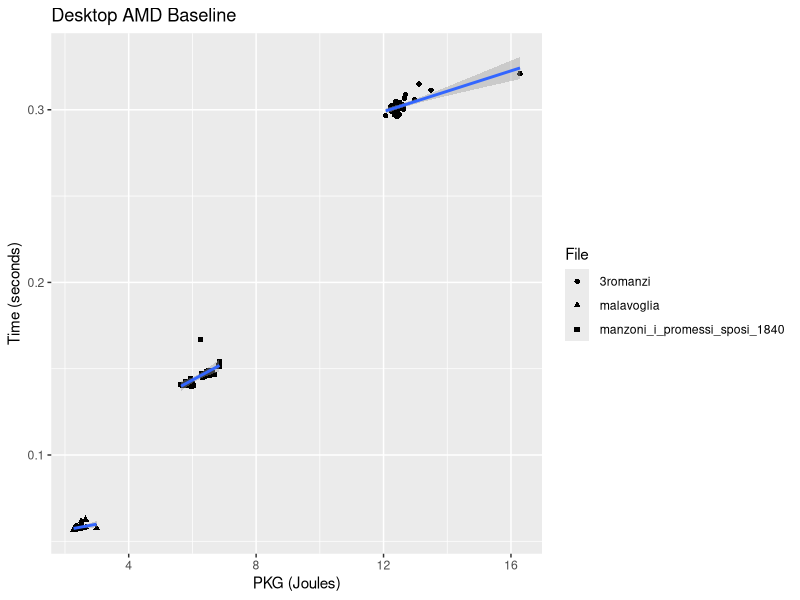
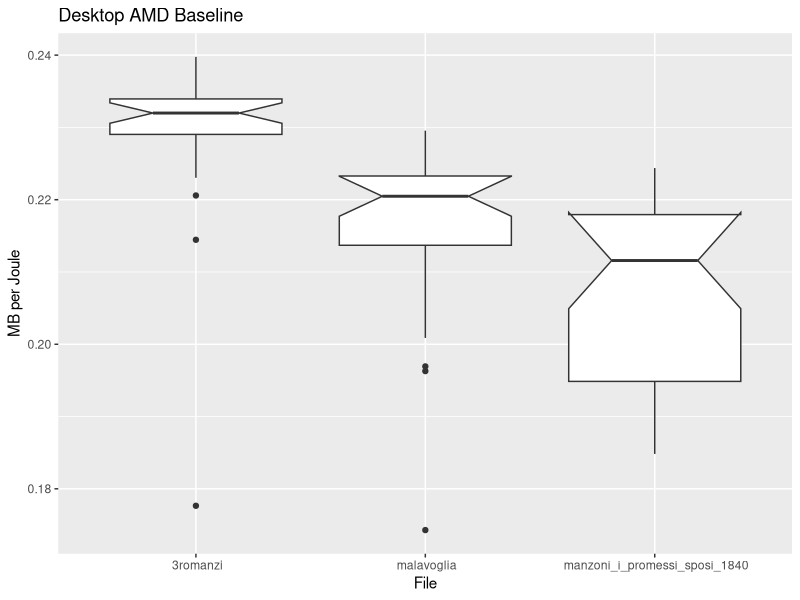
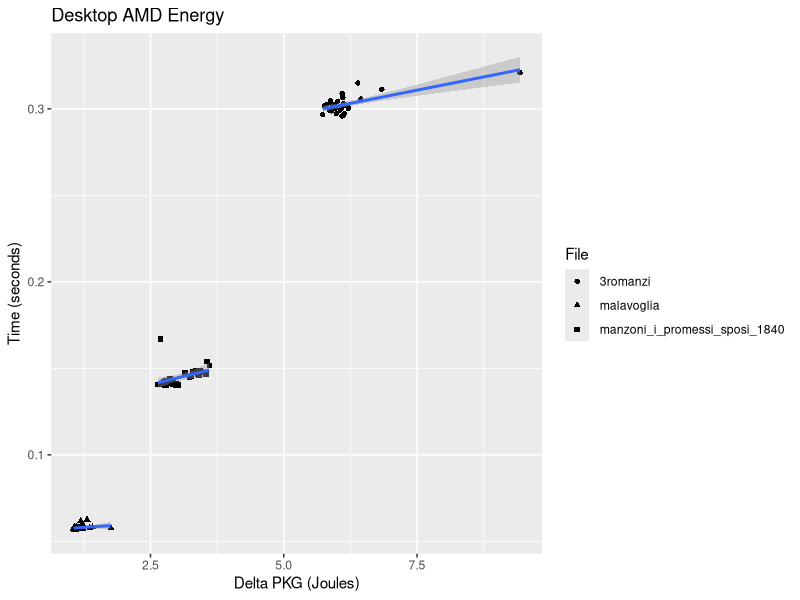
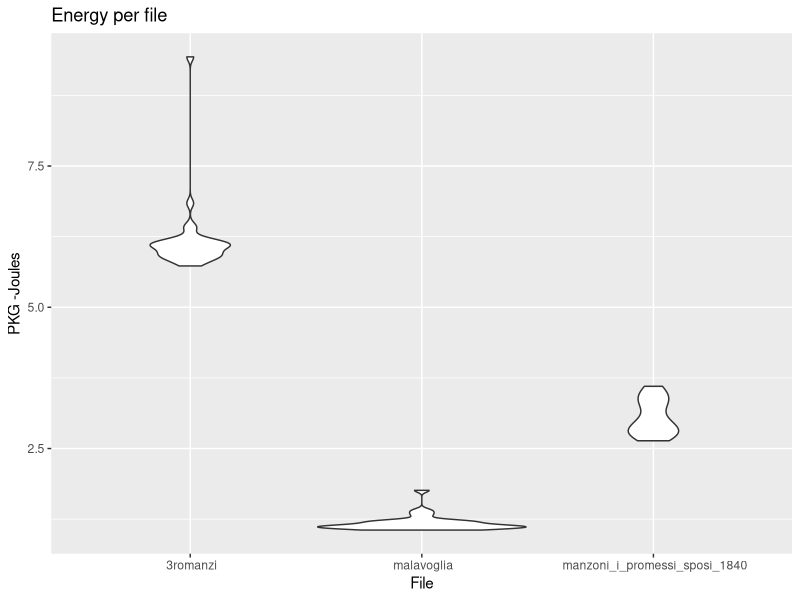
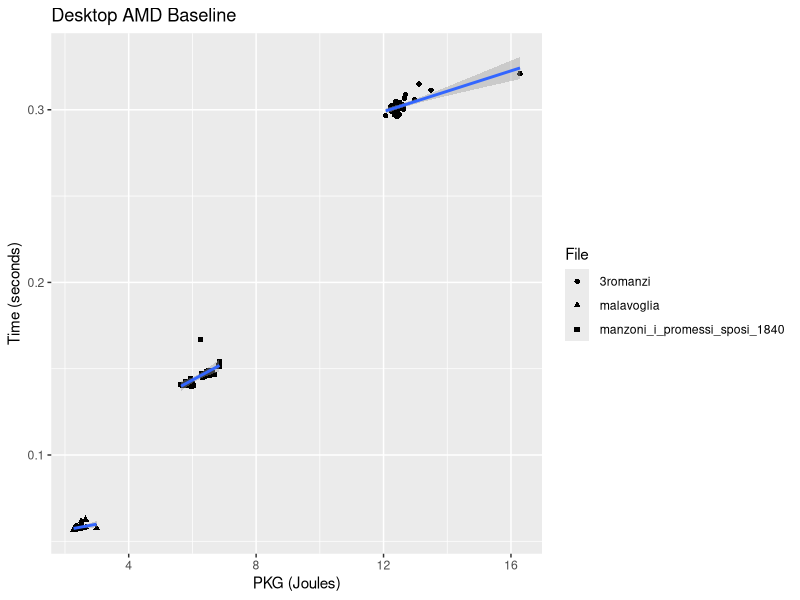
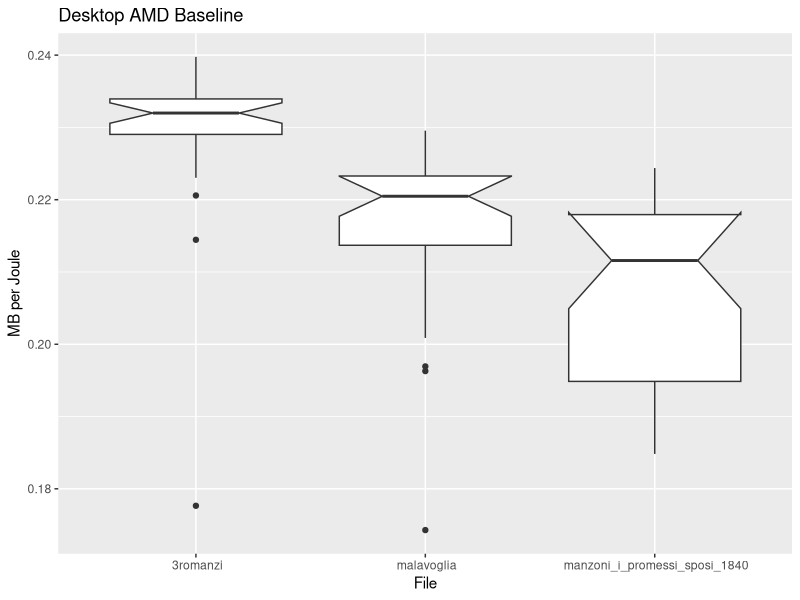
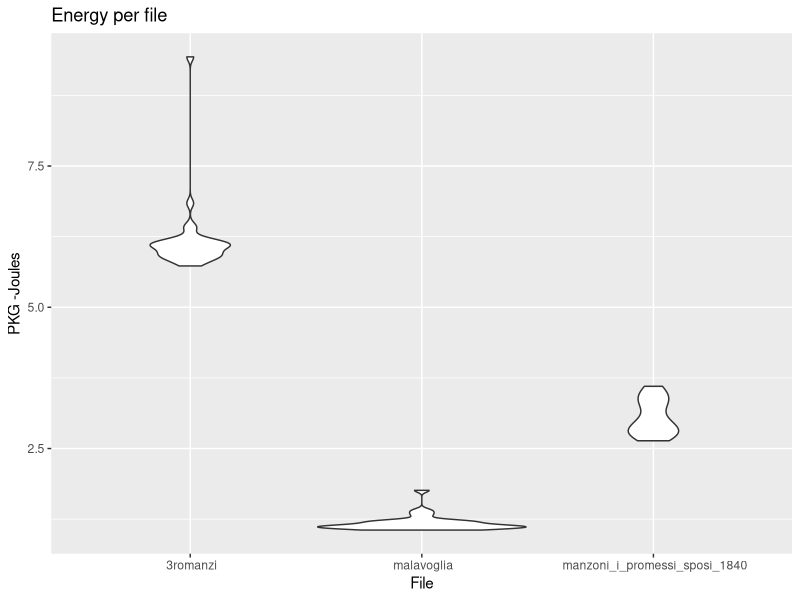

Reproduce these figures in R, in order.
library(ggplot2)

amd_desktop_base <- read.csv("../data/test-23-Mar-09-04-38.csv")

ggplot(amd_desktop_base, aes(x=PKG,y=seconds,shape=File))+geom_point()+geom_smooth(method="lm")+labs(title="Desktop AMD Baseline",x="PKG (Joules)",y="Time (seconds)")
ggsave("../../img/time-vs-pkg-amd-libri.png",width=9, height=5)

amd_desktop_base$mb_per_J <- amd_desktop_base$size/ (1024*1024 * amd_desktop_base$PKG )

ggplot(amd_desktop_base, aes(x=File,y=mb_per_J))+geom_boxplot(notch=T)+labs(title="Desktop AMD Baseline",x="File",y="MB per Joule")
ggsave("../../img/mb-per-joule-amd-libri.png",width=9, height=5)

amd_desktop_base$delta_PKG <- amd_desktop_base$PKG - 21.3536*amd_desktop_base$seconds
ggplot(amd_desktop_base, aes(x=delta_PKG,y=seconds,shape=File))+geom_point()+geom_smooth(method="lm")+labs(title="Desktop AMD Energy",x="Delta PKG (Joules)",y="Time (seconds)")

ggplot(amd_desktop_base, aes(y=delta_PKG,x=File))+geom_violin()+labs(title="Energy per file",x="File",y="PKG -Joules")

ggsave("../../img/boxplot-delta-pkg-amd-libri.png",width=9, height=5)
